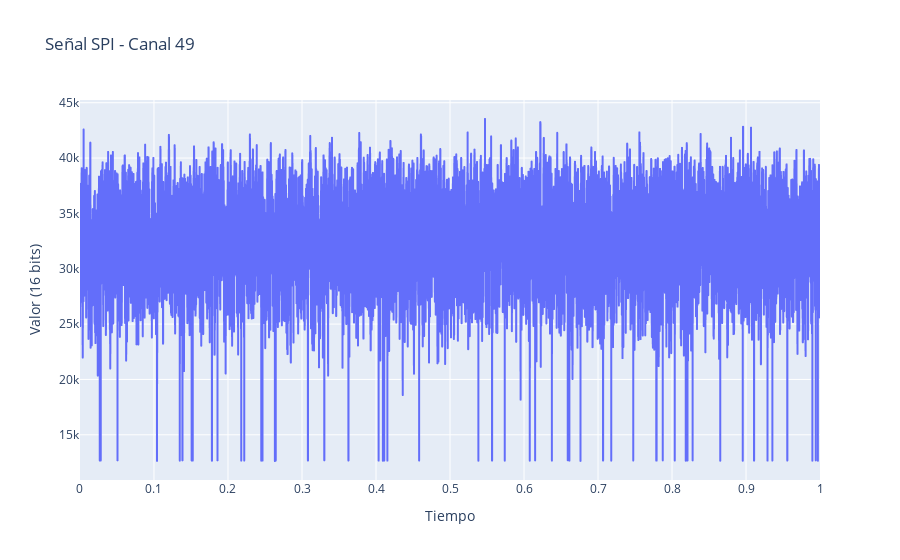

The cell this chart's notebook holds for it:
### Code cell
import plotly.express as px
import pandas as pd

# Suponiendo que ya tienes tu DataFrame
# df_muestras = pd.DataFrame(muestras, columns=["tiempo", "valor"])

fig = px.line(df_muestras, x="tiempo", y="valor", title="Señal SPI - Canal 49",
              labels={"tiempo": "Tiempo", "valor": "Valor (16 bits)"})

# Mostrar el gráfico interactivo
fig.show()

### Figure 1 — Plotly figure (JSON) as saved in the notebook; plotly's stock layout.template omitted (floating-point values rounded to 4 significant figures; data arrays with more than 128 entries replaced by an {"elided": "..."} marker saying what was removed)
{"data": [{"hovertemplate": "Tiempo=%{x}<br>Valor (16 bits)=%{y}<extra></extra>", "legendgroup": "", "line": {"color": "#636efa", "dash": "solid"}, "marker": {"symbol": "circle"}, "mode": "lines", "name": "", "showlegend": false, "type": "scattergl", "x": {"elided": "13454 float values"}, "xaxis": "x", "y": {"elided": "13454 int values"}, "yaxis": "y"}], "layout": {"legend": {"tracegroupgap": 0}, "title": {"text": "Señal SPI - Canal 49"}, "xaxis": {"anchor": "y", "domain": [0, 1], "title": {"text": "Tiempo"}}, "yaxis": {"anchor": "x", "domain": [0, 1], "title": {"text": "Valor (16 bits)"}}}}
